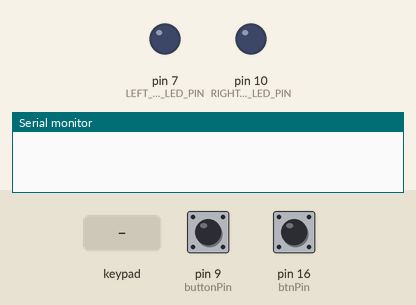
Simulated run of this sketch. Board: Arduino Leonardo, built with avr-gcc and run on an emulated ATmega32U4. Parts: output pins drawn as LEDs (lit = HIGH), the last lines printed to the serial monitor. The inputs (shaded band) are chosen by the test bench; at power-on: pin 9 (buttonPin) HIGH, pin 16 (btnPin) HIGH. USB keyboard and mouse output is not drawn.

Above: at 1.2 s.
1.3 s: key 'A' pressed
At 1.9 s:
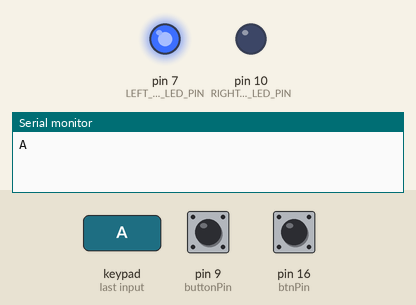
2.8 s: key 'C' pressed
At 4.0 s:
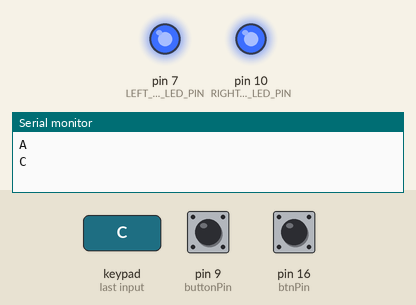
4.3 s: pin 9 (buttonPin) pulled LOW for 0.15 s
At 5.1 s:
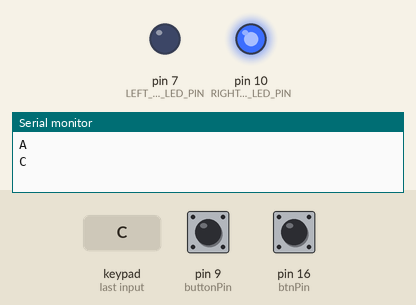
6.0 s: pin 9 (buttonPin) pulled LOW for 1 s
At 7.7 s:
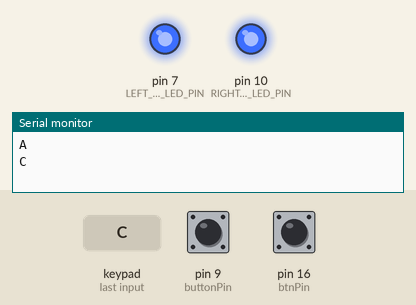
8.5 s: pin 9 (buttonPin) pulled LOW for 3.2 s
At 12.4 s:
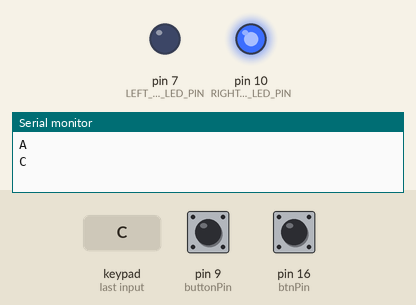
Timing chart, 0 to 13.9 s (numbered marks = the images above; inputs shaded):
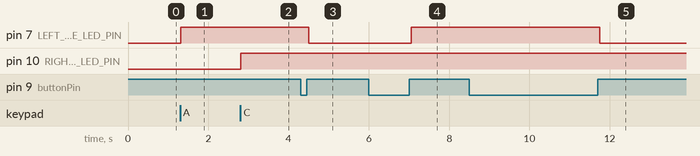

Measured:
- after the input at 1.3 s, pin 7 (LEFT_BLUE_LED_PIN): LOW → HIGH at once
- after the input at 2.8 s, pin 10 (RIGHT_BLUE_LED_PIN): LOW → HIGH at once
- after the input at 4.3 s, pin 7 (LEFT_BLUE_LED_PIN): HIGH → LOW after 0.20 s
- after the input at 6.0 s, pin 7 (LEFT_BLUE_LED_PIN): LOW → HIGH after 1.0 s
- after the input at 8.5 s, pin 7 (LEFT_BLUE_LED_PIN): HIGH → LOW after 3.2 s

The sketch:

arduino-keyboard.ino
```cpp
#include <Keypad.h>
#include <Keyboard.h>
#include <InputDebounce.h>
#define KEY_CMD    0x37
#define KEY_LEFT_GUI  0x83
#define KEY_RIGHT_SHIFT    0x85
#define KEY_RIGHT_ALT  0x86
#define KEY_RIGHT_GUI  0x87

#define KEY_UP_ARROW   0xDA
#define KEY_DOWN_ARROW 0xD9
#define KEY_LEFT_ARROW 0xD8
#define KEY_RIGHT_ARROW    0xD7
#define KEY_BACKSPACE  0xB2
#define KEY_TAB        0xB3
#define KEY_RETURN 0xB0
#define KEY_ESC        0xB1
#define KEY_INSERT 0xD1
#define KEY_DELETE 0xD4
#define KEY_PAGE_UP    0xD3
#define KEY_PAGE_DOWN  0xD6
#define KEY_HOME   0xD2
#define KEY_END        0xD5
#define KEY_CAPS_LOCK  0xC1
#define KEY_F1     0xC2
#define KEY_F2     0xC3
#define KEY_F3     0xC4
#define KEY_F4     0xC5
#define KEY_F5     0xC6
#define KEY_F6     0xC7
#define KEY_F7     0xC8
#define KEY_F8     0xC9
#define KEY_F9     0xCA
#define KEY_F10        0xCB
#define KEY_F11        0xCC
#define KEY_F12        0xCD
#define KEY_LEFT_CTRL  0x80

const int LEFT_BLUE_LED_PIN = 7;
const int RIGHT_BLUE_LED_PIN = 10;
int ledStateLeftBlue = LOW;
int ledStateRightBlue = LOW;

#define DEBOUNCE_DELAY 50 // ms

int buttonPin = 9;
int buttonPin1 = 10;
int buttonPin2 = 8;
int buttonPin3 = 6;
int buttonPin4 = 5;
const int btnCount = 2;
const int pinBtn[17] = {
  0, 0, 0, 0,
  0, 0, 0, 0,
  0, 0, 0, 0,
  0, 0, 0, 0, 1}; // map pins to buttons
const int btnPin[btnCount] = {9, 16};  // map buttons to pins

static InputDebounce buttons[btnCount];

void btn_pressedCallback(uint8_t pinIn)
{
  // handle pressed state
  digitalWrite(LED_BUILTIN, HIGH); // turn the LED on
#ifdef DEBUG
  Serial.print("BUTTON (pin: ");
  Serial.print(pinIn);
  Serial.println(")");
#endif
}

// handle released state
void btn_releasedCallback(uint8_t pinIn)
{
  digitalWrite(LED_BUILTIN, LOW); // turn the LED off

  const int btnIndex = pinBtn[pinIn];
  // TODO: code for each sequence
  switch (btnIndex) {
    case 0:
      // toggle the mute light
      ledStateLeftBlue = !ledStateLeftBlue;
      digitalWrite(LEFT_BLUE_LED_PIN, ledStateLeftBlue);
      break;
    case 1:
      // toggle the rec light
      ledStateRightBlue = !ledStateRightBlue;
      digitalWrite(RIGHT_BLUE_LED_PIN, ledStateRightBlue);
      break;
    default:
      break;
  }
}

void btn_pressedDurationCallback(uint8_t pinIn, unsigned long duration)
{
  // handle still pressed state
  // Serial.print("SEQ HIGH (pin: ");
  // Serial.print(pinIn);
  // Serial.print(") still pressed, duration ");
  // Serial.print(duration);
  // Serial.println("ms");
  // writeBtnPitch(pinBtn[pinIn] - ctrlBtnCount);
}

void btn_releasedDurationCallback(uint8_t pinIn, unsigned long duration)
{
  // handle released state
  // Serial.print("SEQ LOW (pin: ");
  // Serial.print(pinIn);
  // Serial.print("), duration ");
  // Serial.print(duration);
  // Serial.println("ms");
}

const byte ROWS = 4; //four rows
const byte COLS = 4; //four columns

// Zoom Command(⌘)+Shift hotkeys for Mac:
// Command(⌘)+Shift+A: Mute/unmute audio
// Command(⌘)+Shift+V: Start/stop video
// Command(⌘)+Shift+N: Switch camera
// Command(⌘)+Shift+S: Start/stop screen share
// Command(⌘)+Shift+T: Pause or resume screen share
// Command(⌘)+Shift+R: Start local recording
// Command(⌘)+Shift+C: Start cloud recording
// Command(⌘)+Shift+P: Pause or resume recording
// Command(⌘)+Shift+W: Switch between speaker view and gallery view
// Command(⌘)+Shift+H: Show/hide in-meeting chat panel
// Command(⌘)+Shift+I: Copy invite link
// Command(⌘)+Shift+F: Enter or exit full screen
// Command(⌘)+Shift+M: Switch to minimal window
// Command(⌘)+Shift+D: Enable/disable dual monitor mode.
char keys[ROWS][COLS] = {
  {'A','V','S','T'},
  {'D','F','M','W'},
  {'C','R','P','I'},
  {'H','5','3','4'}
};
byte rowPins[ROWS] = {18, 19, 20, 21}; //connect to the row pinouts of the keypad
byte colPins[COLS] = {2, 3, 4, 5}; //connect to the column pinouts of the keypad

Keypad keypad = Keypad( makeKeymap(keys), rowPins, colPins, ROWS, COLS );

void setup(){
  Serial.begin(9600);
  pinMode(LEFT_BLUE_LED_PIN, OUTPUT); // LED
  digitalWrite(LEFT_BLUE_LED_PIN, ledStateLeftBlue);
  pinMode(RIGHT_BLUE_LED_PIN, OUTPUT); // LED
  digitalWrite(RIGHT_BLUE_LED_PIN, ledStateRightBlue);

  for (int i = 0; i < btnCount; i++)
  {
    // register callback functions (shared, used by all non-matrix buttons)
    buttons[i].registerCallbacks(btn_pressedCallback, btn_releasedCallback, btn_pressedDurationCallback, btn_releasedDurationCallback);

    // setup input buttons (debounced)
    buttons[i].setup(btnPin[i], DEBOUNCE_DELAY, InputDebounce::PIM_INT_PULL_UP_RES);
  }

  Keyboard.begin();

}

void loop(){
  char key = keypad.getKey();

  if (key != NO_KEY){
    Serial.println(key);
    Keyboard.press(KEY_LEFT_GUI);
    Keyboard.press(KEY_RIGHT_SHIFT);
    Keyboard.print(key);
    Keyboard.release(KEY_RIGHT_SHIFT);
    Keyboard.release(KEY_LEFT_GUI);
    digitalWrite(LED_BUILTIN, HIGH); // turn the LED on
    if (key == 'A') {
      // toggle the mute light
      ledStateLeftBlue = !ledStateLeftBlue;
      digitalWrite(LEFT_BLUE_LED_PIN, ledStateLeftBlue);
    } else if (key == 'R' || key == 'C') {
      // toggle the recording light
      // TODO: handle when i'm local/cloud recording and hit the cloud/local (opposite) recording key (probably ignored by zoom; check)
      ledStateRightBlue = !ledStateRightBlue;
      digitalWrite(RIGHT_BLUE_LED_PIN, ledStateRightBlue);
    }
  } else {
    digitalWrite(LED_BUILTIN, LOW); // turn the LED off
  }

  unsigned long now = millis();
  for (int i = 0; i < btnCount; i++)
  {
    buttons[i].process(now);
  }
}
```
